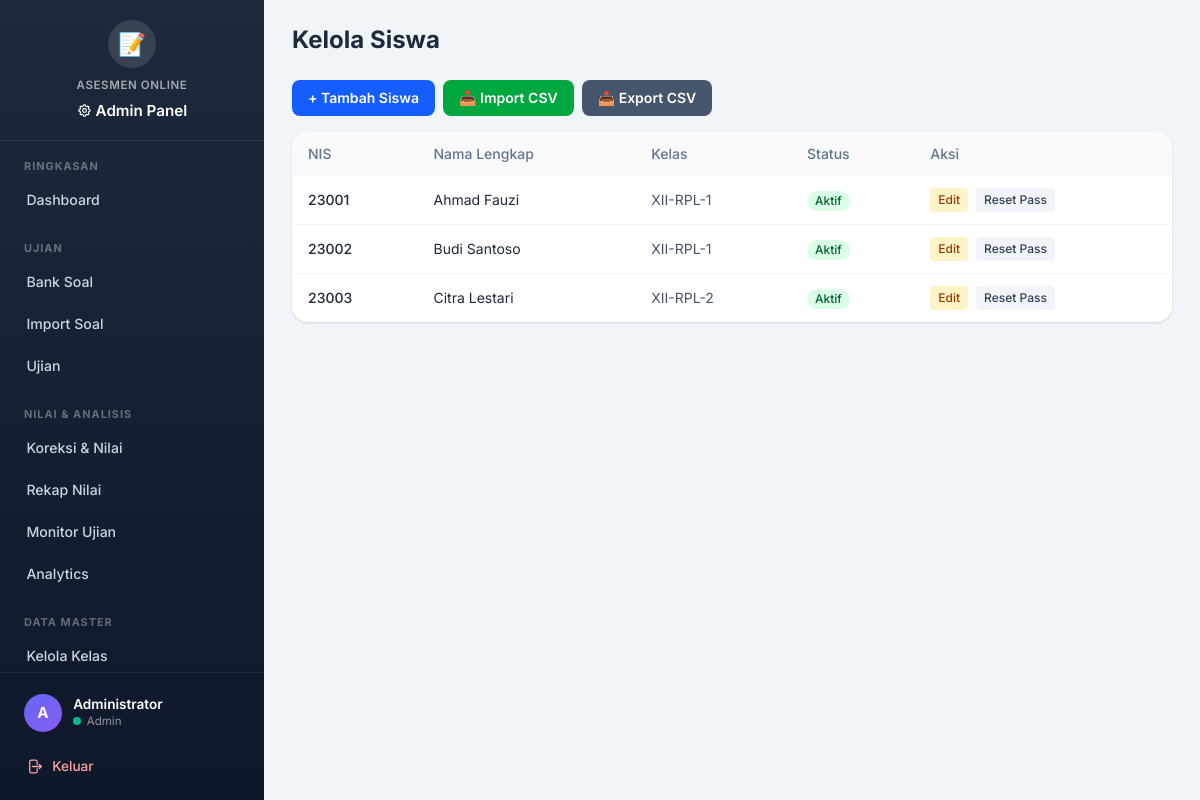
The app's page /admin/kelola_siswa.php (signed in) with its own data.
### tables this page shows
CREATE TABLE IF NOT EXISTS siswa (
  id INT AUTO_INCREMENT PRIMARY KEY,
  nis VARCHAR(50) NOT NULL UNIQUE,
  nama_lengkap VARCHAR(100) NOT NULL,
  password VARCHAR(255) NOT NULL,
  kelas_id INT NULL,
  is_active TINYINT(1) DEFAULT 1,
  created_at TIMESTAMP DEFAULT CURRENT_TIMESTAMP,
  CONSTRAINT fk_siswa_kelas FOREIGN KEY (kelas_id) REFERENCES kelas(id) ON DELETE SET NULL,
  KEY idx_siswa_kelas (kelas_id)
);

CREATE TABLE IF NOT EXISTS kelas (
  id INT AUTO_INCREMENT PRIMARY KEY,
  nama_kelas VARCHAR(50) NOT NULL UNIQUE,
  created_at TIMESTAMP DEFAULT CURRENT_TIMESTAMP
);

### core/functions.php (called while the page is built, shortened)
<?php
function e($value) {
    return htmlspecialchars((string)$value, ENT_QUOTES, 'UTF-8');
}

### admin/kelola_siswa.php (the view, shortened to what this page needs)
<?php
$conn = db();
$aksi = $_GET['aksi'] ?? 'list';
$siswa_list = $conn->query("
    SELECT s.*, k.nama_kelas
    FROM siswa s
    LEFT JOIN kelas k ON k.id = s.kelas_id
    ORDER BY s.nama_lengkap
")->fetch_all(MYSQLI_ASSOC);
require __DIR__ . '/../views/layout_admin_top.php';
?>
<h1 class="mb-6 text-2xl font-bold text-slate-800">Kelola Siswa</h1>
<?php if ($aksi === 'list'): ?>
  <div class="mb-4 flex flex-wrap gap-2">
    <a href="/admin/kelola_siswa.php?aksi=tambah" class="rounded-lg bg-blue-600 px-4 py-2 text-sm font-semibold text-white hover:bg-blue-700">
      + Tambah Siswa
    </a>
    <button onclick="document.getElementById('modal_import').classList.remove('hidden')" class="rounded-lg bg-green-600 px-4 py-2 text-sm font-semibold text-white hover:bg-green-700">
      📥 Import CSV
    </button>
    <a href="/admin/kelola_siswa.php?aksi=export" class="rounded-lg bg-slate-600 px-4 py-2 text-sm font-semibold text-white hover:bg-slate-700">
      📤 Export CSV
    </a>
  </div>
  <div class="overflow-hidden rounded-2xl bg-white shadow">
    <table class="w-full text-left text-sm">
      <thead class="bg-slate-50 text-slate-500">
        <tr>
          <th class="px-4 py-3 font-medium">NIS</th>
          <th class="px-4 py-3 font-medium">Nama Lengkap</th>
          <th class="px-4 py-3 font-medium">Kelas</th>
          <th class="px-4 py-3 font-medium">Status</th>
          <th class="px-4 py-3 font-medium">Aksi</th>
        </tr>
      </thead>
      <tbody class="divide-y divide-slate-100">
        <?php foreach ($siswa_list as $s): ?>
          <tr class="hover:bg-slate-50">
            <td class="px-4 py-3 font-medium text-slate-800"><?= e($s['nis']) ?></td>
            <td class="px-4 py-3 text-slate-800"><?= e($s['nama_lengkap']) ?></td>
            <td class="px-4 py-3 text-slate-600"><?= e($s['nama_kelas'] ?? '-') ?></td>
            <td class="px-4 py-3">
              <?php if ($s['is_active']): ?>
                <span class="inline-flex rounded-full bg-green-100 px-2 py-0.5 text-xs font-medium text-green-800">Aktif</span>
              <?php else: ?>
                <span class="inline-flex rounded-full bg-red-100 px-2 py-0.5 text-xs font-medium text-red-800">Nonaktif</span>
              <?php endif; ?>
            </td>
            <td class="px-4 py-3">
              <div class="flex gap-2">
                <a href="/admin/kelola_siswa.php?aksi=edit&id=<?= $s['id'] ?>" class="rounded bg-amber-100 px-2 py-1 text-xs font-medium text-amber-800 hover:bg-amber-200">Edit</a>
                <form method="post" class="inline" onsubmit="return confirm('Reset password siswa ini ke NIS?')">
                  <button type="submit" class="rounded bg-slate-100 px-2 py-1 text-xs font-medium text-slate-700 hover:bg-slate-200">Reset Pass</button>
                </form>
              </div>
            </td>
          </tr>
        <?php endforeach; ?>
      </tbody>
    </table>
  </div>
<?php endif; ?>
<?php require __DIR__ . '/../views/layout_admin_bottom.php'; ?>

### assets/css/theme.css (style rules this page uses)
:root { --primary: #4f46e5; --primary-hover: #4338ca; --primary-light: #eef2ff; --secondary: #64748b; --success: #10b981; --success-light: #d1fae5; --warning: #f59e0b; --warning-light: #fef3c7; --danger: #ef4444; --danger-light: #fee2e2; --info: #3b82f6; --info-light: #dbeafe; --dark: #1e293b; --light: #f8fafc; --border: #e2e8f0; --sidebar-width: 264px; --sidebar-bg: linear-gradient(180deg, #1e293b 0%, #0f172a 100%); --card-shadow: 0 1px 3px rgba(0,0,0,0.06), 0 1px 2px rgba(0,0,0,0.04); --card-hover-shadow: 0 10px 25px rgba(0,0,0,0.10); --radius: 12px; --radius-sm: 8px; --font: 'Inter', system-ui, -apple-system, sans-serif; --transition: 0.2s ease; }
* { font-family: var(--font); }
body { font-size: 16px; line-height: 1.6; }

### records on screen
siswa: nis "23001", nama_lengkap "Ahmad Fauzi", kelas.nama_kelas "XII-RPL-1", is_active "Aktif"
siswa: nis "23002", nama_lengkap "Budi Santoso", kelas.nama_kelas "XII-RPL-1", is_active "Aktif"
siswa: nis "23003", nama_lengkap "Citra Lestari", kelas.nama_kelas "XII-RPL-2", is_active "Aktif"

### other values on screen
$section['label'] "RINGKASAN"
$item['label'] "Dashboard"
$section['label'] "UJIAN"
$item['label'] "Bank Soal"
$item['label'] "Import Soal"
$item['label'] "Ujian"
$section['label'] "NILAI & ANALISIS"
$item['label'] "Koreksi & Nilai"
$item['label'] "Rekap Nilai"
$item['label'] "Monitor Ujian"
$item['label'] "Analytics"
$section['label'] "DATA MASTER"
$item['label'] "Kelola Kelas"
$admin_avatar "A"
$admin_nama "Administrator"
